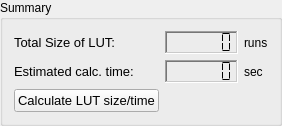
    <widget class="QGroupBox" name="groupBox_6">
     <property name="title">
      <string>Summary</string>
     </property>
     <property name="flat">
      <bool>false</bool>
     </property>
     <layout class="QHBoxLayout" name="horizontalLayout_59">
      <item>
       <layout class="QGridLayout" name="gridLayout_8">
        <item row="0" column="2">
         <widget class="QLabel" name="label_31">
          <property name="text">
           <string>runs</string>
          </property>
         </widget>
        </item>
        <item row="1" column="0">
         <widget class="QLabel" name="label_35">
          <property name="frameShape">
           <enum>QFrame::NoFrame</enum>
          </property>
          <property name="frameShadow">
           <enum>QFrame::Sunken</enum>
          </property>
          <property name="text">
           <string>&lt;html&gt;&lt;head/&gt;&lt;body&gt;&lt;p&gt;&lt;span style=&quot; font-size:10pt;&quot;&gt;Estimated calc. time:&lt;/span&gt;&lt;/p&gt;&lt;/body&gt;&lt;/html&gt;</string>
          </property>
         </widget>
        </item>
        <item row="0" column="0">
         <widget class="QLabel" name="label_29">
          <property name="text">
           <string>&lt;html&gt;&lt;head/&gt;&lt;body&gt;&lt;p&gt;&lt;span style=&quot; font-size:10pt;&quot;&gt;Total Size of LUT:&lt;/span&gt;&lt;/p&gt;&lt;/body&gt;&lt;/html&gt;</string>
          </property>
         </widget>
        </item>
        <item row="2" column="0">
         <widget class="QPushButton" name="cmdLUTcalc">
          <property name="sizePolicy">
           <sizepolicy hsizetype="Preferred" vsizetype="Fixed">
            <horstretch>0</horstretch>
            <verstretch>0</verstretch>
           </sizepolicy>
          </property>
          <property name="font">
           <font>
            <pointsize>10</pointsize>
           </font>
          </property>
          <property name="whatsThis">
           <string>Invoke a few model runs to check computer performance and estimate the total computation time</string>
          </property>
          <property name="text">
           <string>Calculate LUT size/time</string>
          </property>
          <property name="shortcut">
           <string>Ctrl+C</string>
          </property>
         </widget>
        </item>
        <item row="0" column="1">
         <widget class="QLCDNumber" name="lcdNumber">
          <property name="sizePolicy">
           <sizepolicy hsizetype="Preferred" vsizetype="Preferred">
            <horstretch>0</horstretch>
            <verstretch>0</verstretch>
           </sizepolicy>
          </property>
          <property name="maximumSize">
           <size>
            <width>16777215</width>
            <height>16777215</height>
           </size>
          </property>
          <property name="font">
           <font>
            <pointsize>14</pointsize>
            <weight>75</weight>
            <bold>true</bold>
            <kerning>true</kerning>
           </font>
          </property>
          <property name="frameShape">
           <enum>QFrame::WinPanel</enum>
          </property>
          <property name="frameShadow">
           <enum>QFrame::Sunken</enum>
          </property>
          <property name="digitCount">
           <number>6</number>
          </property>
          <property name="mode">
           <enum>QLCDNumber::Dec</enum>
          </property>
          <property name="segmentStyle">
           <enum>QLCDNumber::Flat</enum>
          </property>
          <property name="intValue" stdset="0">
           <number>0</number>
          </property>
         </widget>
        </item>
        <item row="1" column="1">
         <widget class="QLCDNumber" name="lcdSpeed">
          <property name="sizePolicy">
           <sizepolicy hsizetype="Preferred" vsizetype="Preferred">
            <horstretch>0</horstretch>
            <verstretch>0</verstretch>
           </sizepolicy>
          </property>
          <property name="maximumSize">
           <size>
            <width>16777215</width>
            <height>16777215</height>
           </size>
          </property>
          <property name="font">
           <font>
            <pointsize>14</pointsize>
            <weight>75</weight>
            <bold>true</bold>
           </font>
          </property>
          <property name="frameShape">
           <enum>QFrame::WinPanel</enum>
          </property>
          <property name="frameShadow">
           <enum>QFrame::Sunken</enum>
          </property>
          <property name="smallDecimalPoint">
           <bool>false</bool>
          </property>
          <property name="digitCount">
           <number>6</number>
          </property>
          <property name="segmentStyle">
           <enum>QLCDNumber::Flat</enum>
          </property>
          <property name="intValue" stdset="0">
           <number>0</number>
          </property>
         </widget>
        </item>
        <item row="1" column="2">
         <widget class="QLabel" name="lblTimeUnit">
          <property name="text">
           <string>sec</string>
          </property>
         </widget>
        </item>
       </layout>
      </item>
     </layout>
    </widget>
